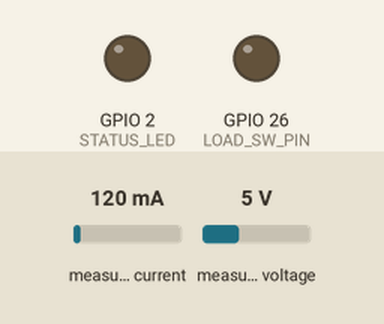
This sketch was run on a simulated ESP32. Shown: output pins drawn as LEDs (lit = HIGH). The inputs (shaded band) are chosen by the test bench; at power-on: measured current 120 mA, measured voltage 5 V. WiFi joins after 1.5 s; servers stay silent unless stated; random numbers use the default seed unless the sketch sets one; no MQTT or app messages arrive unless stated.

Above: at 0.1 s.
At 1.6 s:
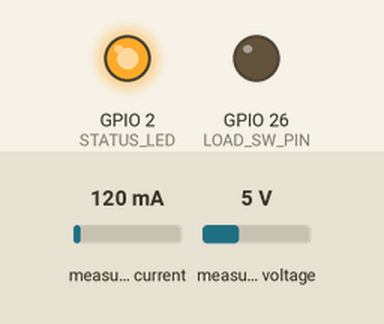
Timing chart, 0 to 3.1 s (numbered marks = the images above):
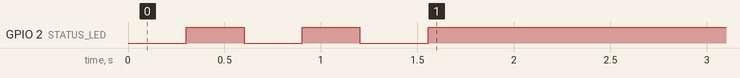

Measured:
- by itself, GPIO 2 (STATUS_LED): alternates HIGH for 0.30 s and LOW for 0.33 s, 4 changes in all, then stays HIGH

The sketch:

esp32_urjasetu.ino
```cpp
/*
 * UrjaSetu - ESP32 Protected 5-12V Bench Rig Firmware (v0.2.0)
 * ============================================================
 * 2x INA219 sensors (source + load), low-voltage DC load, MOSFET actuator.
 *
 * PRD safety boundary: 5-12V DC bench rig ONLY.
 * Never connect household mains. Manual physical cutoff overrides software.
 *
 * Hardware:
 *   - ESP32 dev board
 *   - 2x INA219 (addr 0x40=source, 0x41=load) on I2C (SDA=21, SCL=22)
 *   - MOSFET gate on GPIO26 (low-voltage DC load switch)
 *   - Status LED on GPIO2
 *   - Manual cutoff button on GPIO0 (active low)
 *   - Protection: TVS + polyfuse on 5-12V rail
 *
 * Transport: MQTT (urjasetu/{siteId}/{deviceId}/telemetry|commands|events)
 *
 * Author: Build with Bharat
 */

#include <WiFi.h>
#include <PubSubClient.h>
#include <ArduinoJson.h>
#include <Wire.h>
#include <Adafruit_INA219.h>

// ---- Pins ----
static const int LOAD_SW_PIN = 26;
static const int STATUS_LED = 2;
static const int CUTOFF_BTN = 0;  // active low

// ---- INA219 ----
Adafruit_INA219 ina219_source(0x40);
Adafruit_INA219 ina219_load(0x41);

// ---- Limits (protected rig) ----
static const float MAX_VOLTAGE = 12.0;
static const float MIN_VOLTAGE = 5.0;
static const float MAX_CURRENT = 2.0;

// ---- Network / MQTT (fill in your credentials) ----
const char *WIFI_SSID = "YOUR_SSID";
const char *WIFI_PASSWORD = "YOUR_PASS";
const char *MQTT_HOST = "broker.hivemq.com";
const int MQTT_PORT = 1883;
const char *SITE_ID = "site-01";
const char *DEVICE_ID = "esp32-bench-01";

// Topics: urjasetu/{siteId}/{deviceId}/{telemetry|commands|events}
String TOPIC_TELEM;
String TOPIC_CMD;
String TOPIC_EVENTS;

WiFiClient net;
PubSubClient client(net);

// ---- State ----
float energyWh = 0.0;
unsigned long lastSampleMs = 0;
unsigned long lastPublishMs = 0;
unsigned long lastCmdCheckMs = 0;
bool loadEnabled = false;
bool fault = false;
bool manualCutoff = false;
int sequence = 0;

// ---- Command tracking (idempotency + expiry) ----
String lastExecutedCmdId = "";
unsigned long cmdExpiryMs = 0;

// ---- Read INA219 channels ----
struct ChannelReading {
  float voltage_v;
  float current_a;
  float power_w;
  String label;
};

ChannelReading readSource() {
  ChannelReading r;
  r.voltage_v = ina219_source.getBusVoltage_V();
  r.current_a = ina219_source.getCurrent_mA() / 1000.0;
  r.power_w = r.voltage_v * r.current_a;
  r.label = "source";
  return r;
}

ChannelReading readLoad() {
  ChannelReading r;
  r.voltage_v = ina219_load.getBusVoltage_V();
  r.current_a = ina219_load.getCurrent_mA() / 1000.0;
  r.power_w = r.voltage_v * r.current_a;
  r.label = "load";
  return r;
}

void checkProtection(float v, float i) {
  if (v > MAX_VOLTAGE || v < MIN_VOLTAGE || i > MAX_CURRENT) {
    fault = true;
    digitalWrite(LOAD_SW_PIN, LOW);
    loadEnabled = false;
    digitalWrite(STATUS_LED, HIGH);
    publishEvent("FAULT", "protection triggered");
  }
}

void checkManualCutoff() {
  if (digitalRead(CUTOFF_BTN) == LOW) {
    manualCutoff = true;
    digitalWrite(LOAD_SW_PIN, LOW);
    loadEnabled = false;
    digitalWrite(STATUS_LED, HIGH);
    publishEvent("MANUAL_STOP", "physical cutoff activated");
  }
}

void publishTelemetry(ChannelReading src, ChannelReading load) {
  JsonDocument doc;
  doc["device_id"] = DEVICE_ID;
  doc["timestamp"] = getISOTime();
  doc["sequence"] = sequence;
  doc["source"]["voltage_v"] = src.voltage_v;
  doc["source"]["current_a"] = src.current_a;
  doc["source"]["power_w"] = src.power_w;
  doc["source"]["label"] = src.label;
  doc["load"]["voltage_v"] = load.voltage_v;
  doc["load"]["current_a"] = load.current_a;
  doc["load"]["power_w"] = load.power_w;
  doc["load"]["label"] = load.label;
  doc["mode"] = fault ? "fault" : "normal";
  doc["faults"] = fault ? "protection" : "";
  doc["provenance"] = "MEASURED";

  char buffer[512];
  serializeJson(doc, buffer);
  client.publish(TOPIC_TELEM.c_str(), buffer);
}

void publishEvent(String type, String detail) {
  JsonDocument doc;
  doc["device_id"] = DEVICE_ID;
  doc["event_type"] = type;
  doc["detail"] = detail;
  doc["timestamp"] = getISOTime();
  char buffer[256];
  serializeJson(doc, buffer);
  client.publish(TOPIC_EVENTS.c_str(), buffer);
}

String getISOTime() {
  // Simple ISO timestamp from millis (no NTP in demo)
  unsigned long ms = millis();
  return "2025-01-01T00:00:" + String(ms / 1000) + "Z";
}

void handleCommand(char *topic, byte *payload, unsigned int length) {
  JsonDocument doc;
  DeserializationError err = deserializeJson(doc, payload, length);
  if (err) return;

  const char *cmdId = doc["command_id"] | "";
  const char *action = doc["action"] | "";
  unsigned long expiresAt = doc["expires_at_ms"] | 0;

  // Idempotency: reject duplicate command
  if (String(cmdId) == lastExecutedCmdId) {
    publishEvent("CMD_REJECTED", "duplicate command");
    return;
  }

  // Expiry: reject expired command
  if (expiresAt > 0 && millis() > expiresAt) {
    publishEvent("CMD_EXPIRED", "command expired before execution");
    return;
  }

  // Manual cutoff overrides all software commands
  if (manualCutoff) {
    publishEvent("CMD_REJECTED", "manual cutoff active");
    return;
  }

  if (String(action) == "start" && !fault) {
    digitalWrite(LOAD_SW_PIN, HIGH);
    loadEnabled = true;
    lastExecutedCmdId = String(cmdId);
    publishEvent("CMD_ACK", "load started");
  } else if (String(action) == "stop") {
    digitalWrite(LOAD_SW_PIN, LOW);
    loadEnabled = false;
    lastExecutedCmdId = String(cmdId);
    publishEvent("CMD_ACK", "load stopped");
  } else if (String(action) == "estop") {
    digitalWrite(LOAD_SW_PIN, LOW);
    loadEnabled = false;
    fault = true;
    lastExecutedCmdId = String(cmdId);
    publishEvent("CMD_ACK", "emergency stop");
  }
}

void connectWiFi() {
  WiFi.begin(WIFI_SSID, WIFI_PASSWORD);
  while (WiFi.status() != WL_CONNECTED) {
    delay(300);
    digitalWrite(STATUS_LED, !digitalRead(STATUS_LED));
  }
  digitalWrite(STATUS_LED, LOW);
}

void connectMQTT() {
  while (!client.connected()) {
    String clientId = "urjasetu-" + String(random(0xFFFFL), HEX);
    if (client.connect(clientId.c_str())) {
      client.subscribe(TOPIC_CMD.c_str());
      publishEvent("ONLINE", "device connected");
    } else {
      delay(2000);
    }
  }
}

void setup() {
  Serial.begin(115200);

  TOPIC_TELEM = "urjasetu/" + String(SITE_ID) + "/" + String(DEVICE_ID) + "/telemetry";
  TOPIC_CMD = "urjasetu/" + String(SITE_ID) + "/" + String(DEVICE_ID) + "/commands";
  TOPIC_EVENTS = "urjasetu/" + String(SITE_ID) + "/" + String(DEVICE_ID) + "/events";

  pinMode(LOAD_SW_PIN, OUTPUT);
  pinMode(STATUS_LED, OUTPUT);
  pinMode(CUTOFF_BTN, INPUT_PULLUP);
  digitalWrite(LOAD_SW_PIN, LOW);  // default OFF

  Wire.begin(21, 22);
  ina219_source.begin();
  ina219_load.begin();

  connectWiFi();
  client.setServer(MQTT_HOST, MQTT_PORT);
  client.setCallback(handleCommand);
}

void loop() {
  if (WiFi.status() != WL_CONNECTED) connectWiFi();
  if (!client.connected()) connectMQTT();
  client.loop();

  checkManualCutoff();

  unsigned long now = millis();

  // sample every 200ms
  if (now - lastSampleMs >= 200) {
    lastSampleMs = now;
    ChannelReading src = readSource();
    ChannelReading load = loadEnabled ? readLoad() : (ChannelReading){0, 0, 0, "load"};

    checkProtection(load.voltage_v, load.current_a);

    if (loadEnabled && !fault && !manualCutoff) {
      energyWh += load.power_w * (200.0 / 3600000.0);
    }

    if (loadEnabled && !fault) {
      digitalWrite(STATUS_LED, (uint8_t)((now / 200UL) % 2UL));
    }
  }

  // publish telemetry every 2s
  if (now - lastPublishMs >= 2000) {
    lastPublishMs = now;
    sequence++;
    ChannelReading src = readSource();
    ChannelReading load = loadEnabled ? readLoad() : (ChannelReading){0, 0, 0, "load"};
    publishTelemetry(src, load);
  }
}
```
